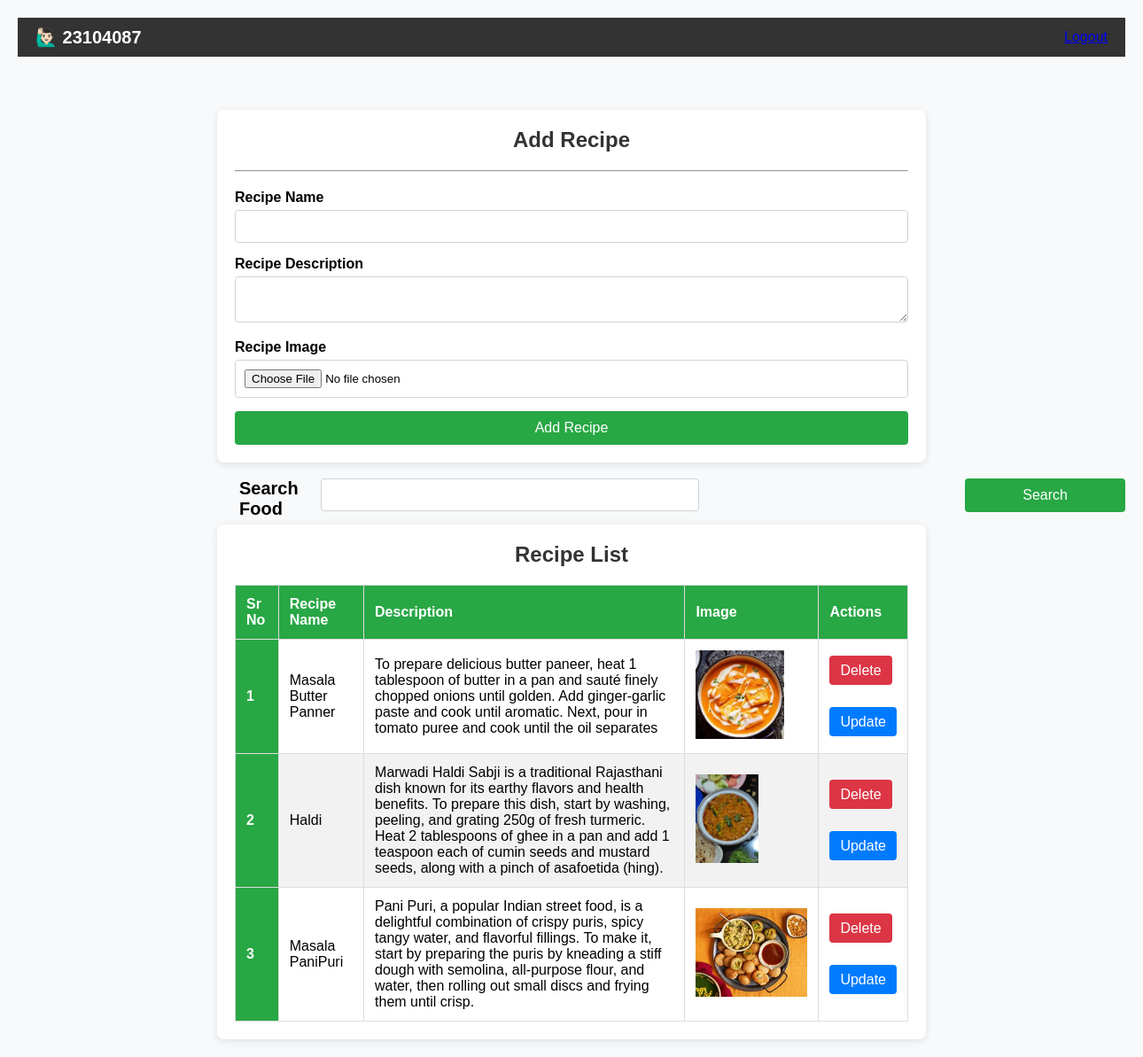
Page /receipe/ (signed in) on the committed database.
### vege/models.py (models this page shows)
class Receipe(models.Model):
    user = models.ForeignKey(User, on_delete=models.SET_NULL, null=True, blank=True)
    rec_name = models.CharField(max_length=100)
    rec_img= models.ImageField(upload_to="receipe")
    rec_desc= models.TextField()
    receipe_view_count= models.IntegerField(default=1)

### vege/views.py (the view, shortened to what this page needs)
# urls.py: path('receipe/',receipes,name="receipes"),
@login_required(login_url="/login/")
def receipes(request):
    queryset= Receipe.objects.all()
    if request.GET.get('search'):
        queryset = queryset.filter(rec_name__icontains = request.GET.get('search'))
    context={'receipes': queryset}
    return render(request,'receipe.html',context)

### vege/templates/receipe.html (shortened to what this page needs)
<!DOCTYPE html>
<html lang="en">
<head>
</head>
<body>
    <nav class="navbar">
        <label class="brand" style="color: white;">🙋🏻‍♂️ {{user.username}}</label>
        <div class="login-container">
            {% if request.user.is_authenticated %}
        <a href="/logout/" class="btn-btn-success" type="submit">Logout</a>
        {% else %}
           <a href="/login/" class="btn btn-btn-success" type="submit">Login</a>
        {% endif %}
        </div>
    </nav>
    <div class="container">
        <form class="card p-3 shadow-lg" method="post" enctype="multipart/form-data">
            <h2>Add Recipe</h2>
            <hr>
            <div class="mb-3">
                <label class="form-label">Recipe Name</label>
                <input name="rec_name" type="text" class="form-control" required>
            </div>
            <div class="mb-3">
                <label class="form-label">Recipe Description</label>
                <textarea name="rec_desc" class="form-control" required></textarea>
            </div>
            <div class="mb-3">
                <label class="form-label">Recipe Image</label>
                <input name="rec_img" type="file" class="form-control" required>
            </div>
            <button type="submit" class="btn">Add Recipe</button>
        </form>
    </div>
<br>
<div>
    <form>
        <div style="display: flex;">
            <label style=" margin-left: 250px; font-size: 20px;" class="form-label">Search Food</label>
            <input style="margin-right: 300px ;margin-left:25px;" name="search" type="text" class="form-control" >
            <div>
            <button style="margin-right: 100px;" type="submit" class="btn btn-primary">Search</button>
        </div>
        </div>
    </form>
</div>
    <div class="container">
        <h2>Recipe List</h2>
        <table class="table">
            <thead>
                <tr>
                    <th scope="col">Sr No</th>
                    <th scope="col">Recipe Name</th>
                    <th scope="col">Description</th>
                    <th scope="col">Image</th>
                    <th scope="col">Actions</th>
                </tr>
            </thead>
            <tbody>
                {% for receipe in receipes %}
                <tr>
                    <th scope="row">{{ forloop.counter }}</th>
                    <td>{{ receipe.rec_name }}</td>
                    <td>{{ receipe.rec_desc }}</td>
                    <td>
                        <img src="/media/{{ receipe.rec_img }}" style="height: 100px; object-fit: cover;">
                    </td>
                    <td>
                        <div style="margin-bottom: 40px;">
                            <a href="/deletereceipe/{{ receipe.id }}/" class="action-btn delete-btn">Delete</a>
                        </div>
                        <div>
                            <a href="/updatereceipe/{{ receipe.id }}/" class="action-btn success-btn">Update</a>
                        </div>
                    </td>
                </tr>
                {% endfor %}
            </tbody>
        </table>
    </div>
</body>
</html>

### vege/templates/receipe.html (style rules this page uses)
body { font-family: Arial, sans-serif; background-color: #f8f9fa; margin: 0; padding: 20px; }
.container { max-width: 800px; margin: auto; background: white; padding: 20px; border-radius: 8px; box-shadow: 0 2px 10px rgba(0, 0, 0, 0.1); }
h2 { text-align: center; color: #333; }
.form-label { font-weight: bold; margin-bottom: 5px; display: block; }
.form-control { width: 100%; padding: 10px; margin-bottom: 15px; border: 1px solid #ced4da; border-radius: 4px; box-sizing: border-box; }
.btn { background-color: #28a745; color: white; border: none; padding: 10px 15px; border-radius: 4px; cursor: pointer; width: 100%; font-size: 16px; }
hr { margin: 20px 0; }
table { width: 100%; border-collapse: collapse; margin-top: 20px; }
th, td { border: 1px solid #ddd; padding: 12px; text-align: left; }
th { background-color: #28a745; color: white; }
tr:nth-child(even) { background-color: #f2f2f2; }
.action-btn { background-color: #007bff; color: white; border: none; padding: 8px 12px; border-radius: 4px; cursor: pointer; text-decoration: none; transition: background-color 0.3s; }
.delete-btn { background-color: #dc3545; }
* { margin: 0; padding: 0; box-sizing: border-box; }
body { font-family: Arial, sans-serif; }
.navbar { display: flex; justify-content: space-between; align-items: center; background-color: #333; padding: 10px 20px; margin-bottom: 60px; }
.navbar .brand { color: white; font-size: 20px; font-weight: bold; }
.navbar .login-container { display: flex; gap: 10px; }

### rows in the picture
Receipe: rec_name "Masala Butter Panner", rec_desc "To prepare delicious butter paneer, heat 1 tablespoon of butter in a pan and sauté finely chopped onions until golden. Add ginger-garlic paste and cook until aromatic. Next, pour in tomato puree and cook until the oil separates", rec_img (picture)
Receipe: rec_name "Haldi", rec_desc "Marwadi Haldi Sabji is a traditional Rajasthani dish known for its earthy flavors and health benefits. To prepare this dish, start by washing, peeling, and grating 250g of fresh turmeric. Heat 2 tablespoons of ghee in a pan and add 1 teaspoon each of cumin seeds and mustard seeds, along with a pinch of asafoetida (hing).", rec_img (picture)
Receipe: rec_name "Masala PaniPuri", rec_desc "Pani Puri, a popular Indian street food, is a delightful combination of crispy puris, spicy tangy water, and flavorful fillings. To make it, start by preparing the puris by kneading a stiff dough with semolina, all-purpose flour, and water, then rolling out small discs and frying them until crisp.", rec_img (picture)

### other values in the picture
{{ user.username }} "23104087"
